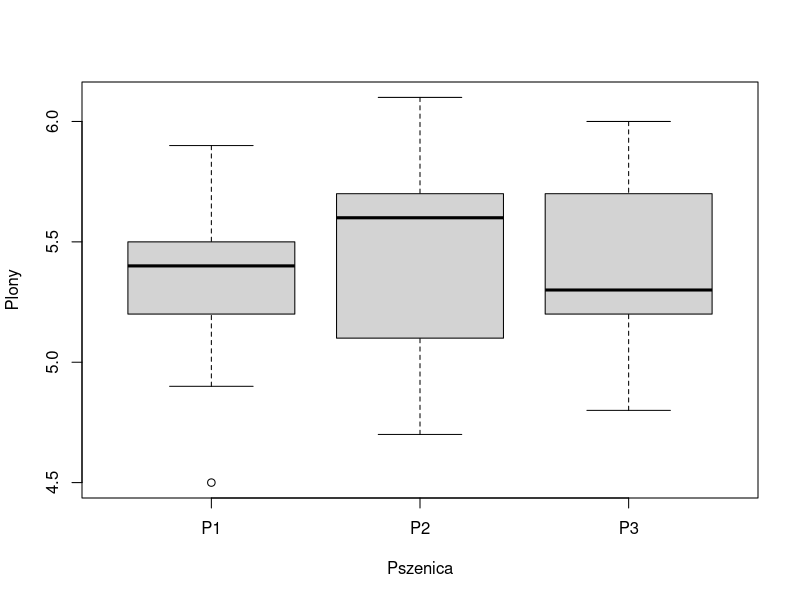
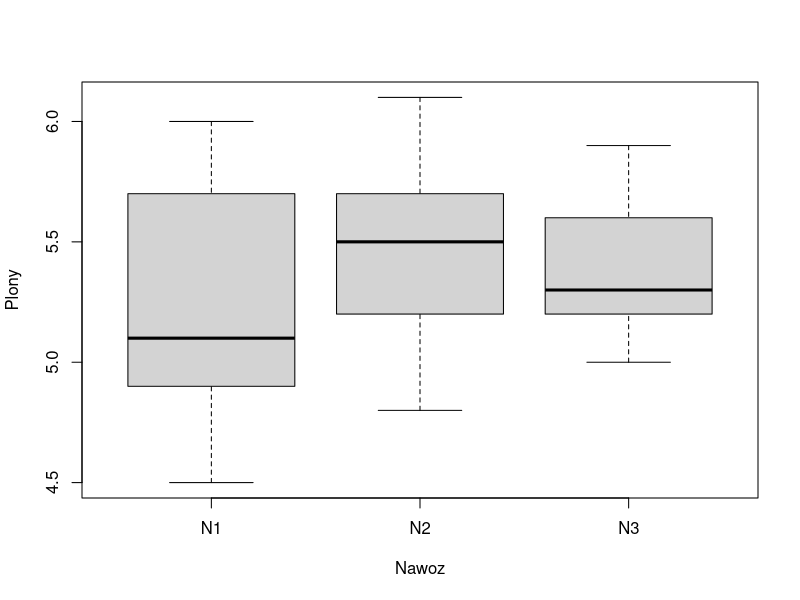
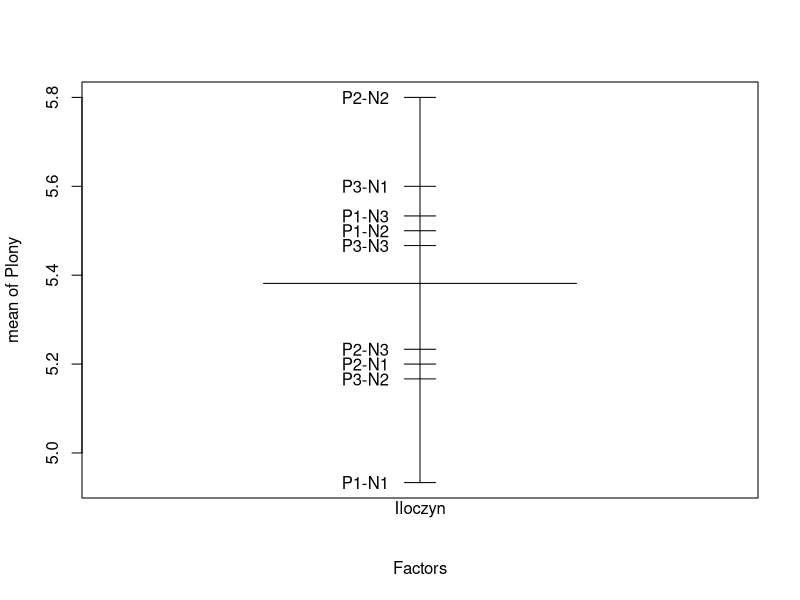
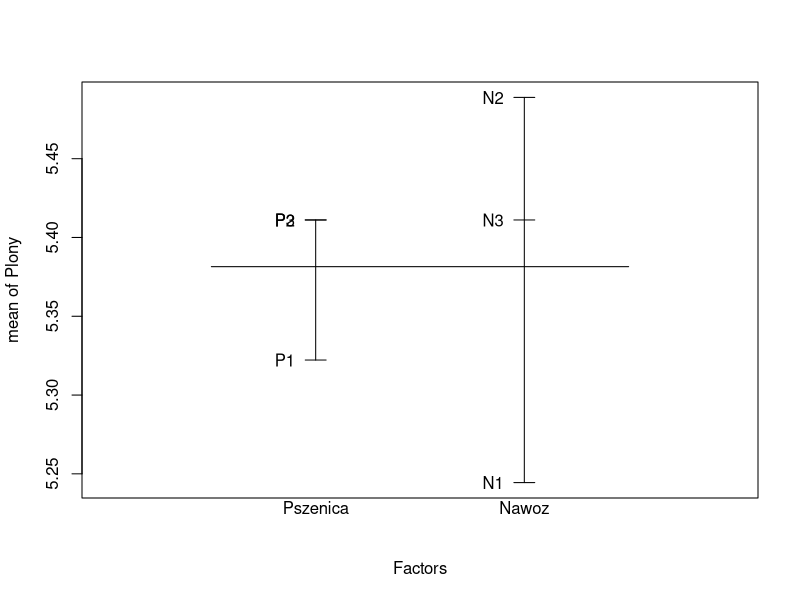
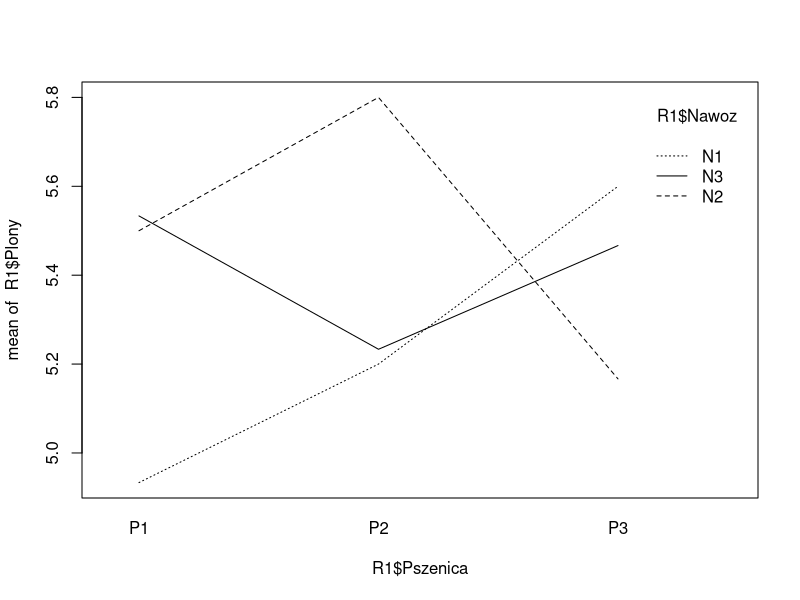

Write the R code that produced these figures, in order.
# Badamy trzy odmiany pszenicy oraz trzy rodzaje nawozu. Plony zebrane z pól do±wiadczalnych s¡ nast¦puj¡ce
# (w tonach na hektar)
# Nawóz 1 Nawóz 2 Nawóz 3
# Pszenica 1 4.5, 4.9, 5.4 5.2, 5.4, 5.9 5.3, 5.5, 5.8
# Pszenica 2 4.7, 5.1, 5.8 5.6, 6.1, 5.7 5.1, 5.0, 5.6
# Pszenica 3 5.1, 6.0, 5.7 5.2, 4.8, 5.5 5.2, 5.3, 5.9
# Zwerykowa¢ hipotezy:
# (a) warto±ci ±rednie plonów dla ro»nych odmian nie ró»ni¡ si¦ istotnie niezale»nie od stosowanego nawozu,
# (b) warto±ci ±rednie plonów dla ro»nych nawozów nie ró»ni¡ si¦ istotnie niezale»nie od odmiany,
# (c) miedzy odmianami i nawozami nie zachodzi interakcja.
# Dane umieszczone s¡ w ramce danych csv-10(Pszenica)

R1 <- read.csv2("set-10/pszenica.csv", header=TRUE)
View(R1)

interaction(c("a", "b", "c"), c(1,3,5), sep="-")
R1$Iloczyn <- with(R1, interaction(Pszenica, Nawoz, sep="-"))
View(R1)
g <- table(R1$Plony, R1$Iloczyn)
g

# normalność
by(R1$Plony, R1$Iloczyn, shapiro.test)
# p-val > 0.05 : przyjmujemy H0, próby pochodzą z rozkładu normalnego

# równość wariancji
bartlett.test(Plony~Iloczyn, data=R1)
# p-val > 0.05 : przyjmujemy równość wariancji

boxplot(Plony~Pszenica, data=R1)
boxplot(Plony~Nawoz, data=R1)
plot.design(R1)

summary(R1)
R1$Pszenica <- as.factor(R1$Pszenica)
R1$Nawoz <- as.factor(R1$Nawoz)
plot.design(R1[,c("Pszenica", "Nawoz", "Plony")])

# analiza wiarancji dwuczynnikowa
analiza2 <- aov(Plony~Nawoz*Pszenica, data=R1)
summary(analiza2)
# przyjmujemy hipotezy H0(a), H0(b), H0(ab)
# rodzaj zastosowanego nawozu nie ma instotnego wpływu na wielkość plnów
# odmiana pszenicy nie ma statystycznego wpływu na wielkość plonów
# interakcja jest nieistotna, oznacza to że żadna konkretna odmiana pszenicy nie 
# reaguje wyjątkowo dobrze, ani wyjątkowo dobrze na żaden konkrtny rodzaj nawozu

interaction.plot(R1$Pszenica, R1$Nawoz, R1$Plony)

# NOTE:
# analiza wariancji
# iloczyn zbiorów
# as.factor
